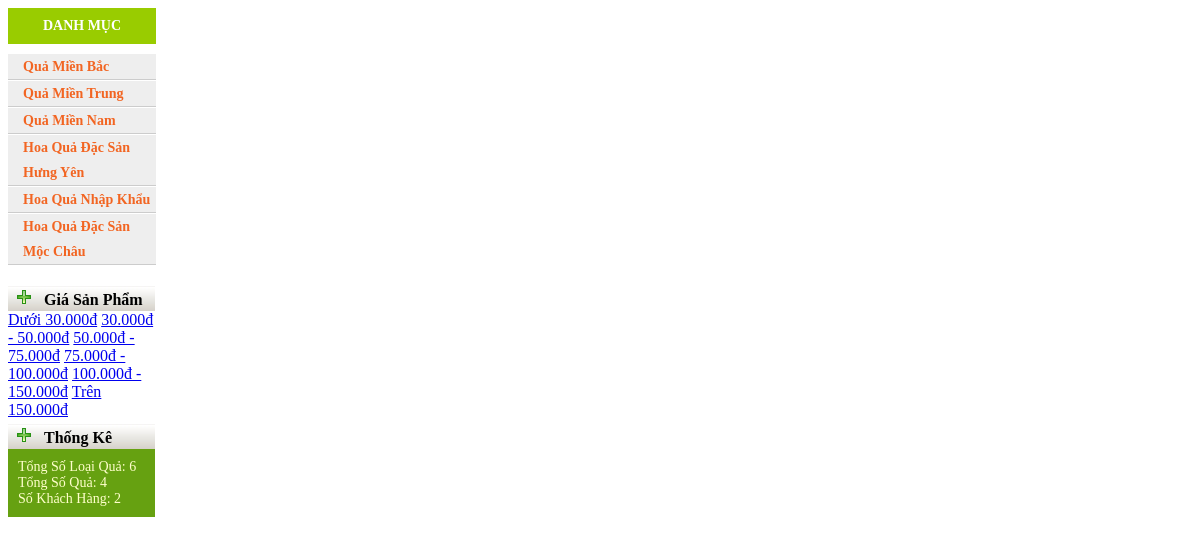
The app's page /menuleft.php with its own data.
### tables this page shows
CREATE TABLE `loai_qua` (
  `ma_loai` int(11) NOT NULL,
  `ten_loai` varchar(40) NOT NULL
);

### include/thongke.php (called while the page is built, shortened)
<?php
	$strSQL="SELECT COUNT(*) FROM loai_qua";
	$so_loai_qua = $conn->query($strSQL);
	$rowLOAI = $so_loai_qua->fetch_array();
	$soloaiqua = $rowLOAI[0];
	$strSQL="SELECT COUNT(*) FROM qua";
	$so_qua=$conn->query($strSQL);
	$rowqua=$so_qua->fetch_array();
	$soqua=$rowqua[0];
	$strSQL="SELECT COUNT(*) FROM khach_hang";
	$khach_hang=$conn->query($strSQL);
	$rowKHACH=$khach_hang->fetch_array();
	$khachhang=$rowKHACH[0];
?>

### menuleft.php (the view, shortened to what this page needs)
<?php
	$conn = new mysqli("localhost", "root", "", "traicay");
	$strSQL = "SELECT * FROM loai_qua";
	$loaiqua = $conn->query($strSQL);
?>
<div id="left">
    <h1>DANH MỤC</h1>
    <ul>
		<?php while($row=$loaiqua->fetch_assoc()) { ?>
    		<li><a href="#" onclick="loaiqua_onsubmit('<?php echo $row['ma_loai']; ?>')"><?php echo $row['ten_loai']; ?></a></li>
		<?php } ?>
    </ul>
</div>
<table width="147" border="0" cellpadding="0" cellspacing="0" style="padding-top:5px;">
		<tr>
			<td style="height:25px; background:url(images/trang.jpg) repeat-x;font-weight:bold" align="left" class="ht" colspan="3">
				&nbsp;&nbsp;<img src="images/no.gif" border="0" width="16" height="16" align="bottom"/>
				&nbsp;&nbsp;Giá Sản Phẩm
			</td>
		</tr>
		<tr>
			<td>
		<div class="menuleft">
			<a href="#" onclick="timgia_onsubmit('mot')">Dưới 30.000đ</a>
			<a href="#" onclick="timgia_onsubmit('hai')">30.000đ - 50.000đ</a>
			<a href="#" onclick="timgia_onsubmit('ba')">50.000đ - 75.000đ</a>
			<a href="#" onclick="timgia_onsubmit('bon')">75.000đ - 100.000đ</a>
			<a href="#" onclick="timgia_onsubmit('nam')">100.000đ - 150.000đ</a>
			<a href="#" onclick="timgia_onsubmit('sau')">Trên 150.000đ</a>
		</div>
			</td>
		</tr>
</table>
<?php include('include/thongke.php'); ?>
<table width="147" border="0" cellpadding="0" cellspacing="0" style="padding-top:5px;">
		<tr>
			<td style="height:25px; background:url(images/trang.jpg) repeat-x;font-weight:bold" align="left" class="ht" colspan="3">
				&nbsp;&nbsp;<img src="images/no.gif" border="0" width="16" height="16" align="bottom"/>
				&nbsp;&nbsp;Thống Kê
			</td>
		</tr>
		<tr>
			<td style="margin-top:4px; width:147px;font-size:14px ;padding:10px; background:#66A111; color:#FFFFCC;">
			Tổng Số Loại Quả: <?php echo $soloaiqua; ?>
			<br />
			Tổng Số Quả: <?php echo $soqua; ?>
			<br />
			Số Khách Hàng: <?php echo $khachhang; ?>
			</td>
		</tr>
</table>

### menuleft.php (style rules this page uses)
tr td { text-align: left; }
#left { width:148px; }
#left h1 { background:#99CC00; color:#FFFFFF; font-size:14px; text-align:center; padding: 10px; }
#left ul { list-style-type:none; margin:0px; padding:0px; }
#left ul a { text-decoration:none; line-height:25px; color:#f26522; background:#EEEEEE; display:block; width:133px; border-top:1px solid #FFFFFF; border-bottom:1px solid #CCCCCC; padding-left:15px; font-size: 14px; font-weight: bold; }

### records on screen
loai_qua: ten_loai "Quả Miền Bắc"
loai_qua: ten_loai "Quả Miền Trung"
loai_qua: ten_loai "Quả Miền Nam"
loai_qua: ten_loai "Hoa Quả Đặc Sản Hưng Yên"
loai_qua: ten_loai "Hoa Quả Nhập Khẩu"
loai_qua: ten_loai "Hoa Quả Đặc Sản Mộc Châu"

### other values on screen
$soloaiqua "6"
$soqua "4"
$khachhang "2"
